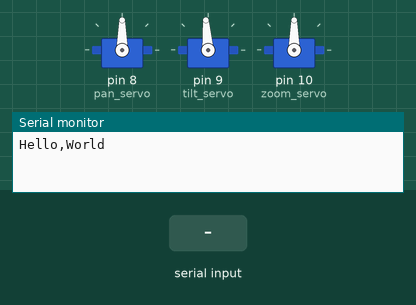
Simulated run of this sketch. Board: Arduino Leonardo, built with avr-gcc and run on an emulated ATmega32U4. On the bench: 3 × servo, the last lines printed to the serial monitor. Inputs (shaded band) come from the test bench.

Above: at 0.1 s.
At 1.2 s:
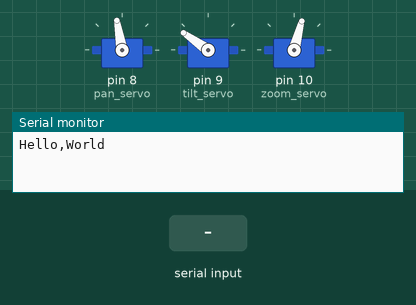
1.3 s: "1" received over the second serial link
At 1.65 s:
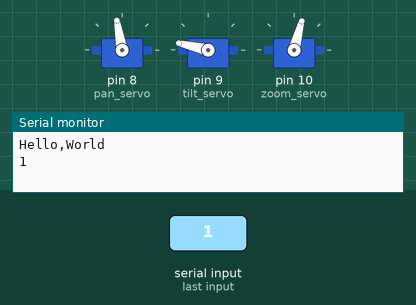
Timing chart, 0 to 15.2 s (numbered marks = the images above; inputs shaded):
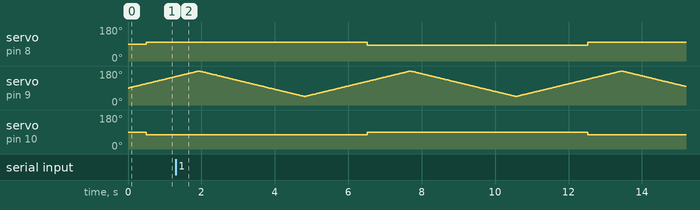

The sketch:

Movement_Demo_NEW.ino
```cpp
#include <Servo.h>
Servo pan_servo;  // create servo object to control a servo
Servo tilt_servo;
Servo zoom_servo;

const int tiltOffset=0;
const int zoomOffset=-8;
const int panOffset=0;
int angle=90;
int increment = 1;
int count=0;
unsigned long tiltUpdate=0, panUpdate=0, panUpdate2=0;

void setup() {
  pan_servo.attach(8);
  tilt_servo.attach(9);
  zoom_servo.attach(10);
  Serial.begin(115200);
  Serial.println("Hello,World");
  Serial1.begin(9600);
  while (!Serial) {
    ; // wait for serial port to connect. Needed for native USB port only
  }
  }
void loop() {
  //Counter to reverse pan direction
  if((millis() - panUpdate2) > 1) {
    if(count <= 6000) {
      count = count+1;
    }
    else {
      count = 0;
    }
    panUpdate2 = millis();
  }


  //Change tilt angle
  if((millis() - tiltUpdate) > 20){

    angle += increment;
    tilt_servo.write(angle+tiltOffset);
    if((angle >= 180) ||(angle <= 45)){
      increment=-increment;
    }
    tiltUpdate = millis();
  }

  //Pan camera
  if((millis() - panUpdate) > 500){
    if (count<= 3000){
      pan_servo.writeMicroseconds(1570+panOffset);
      zoom_servo.write(83+zoomOffset);
    }
    else{
      pan_servo.writeMicroseconds(1400+panOffset);
      zoom_servo.write(96+zoomOffset);
    }
    panUpdate = millis();
  }

  //Display GPS Data stream
  if(Serial1.available()){
    Serial.write(Serial1.read());
  }

}
```
